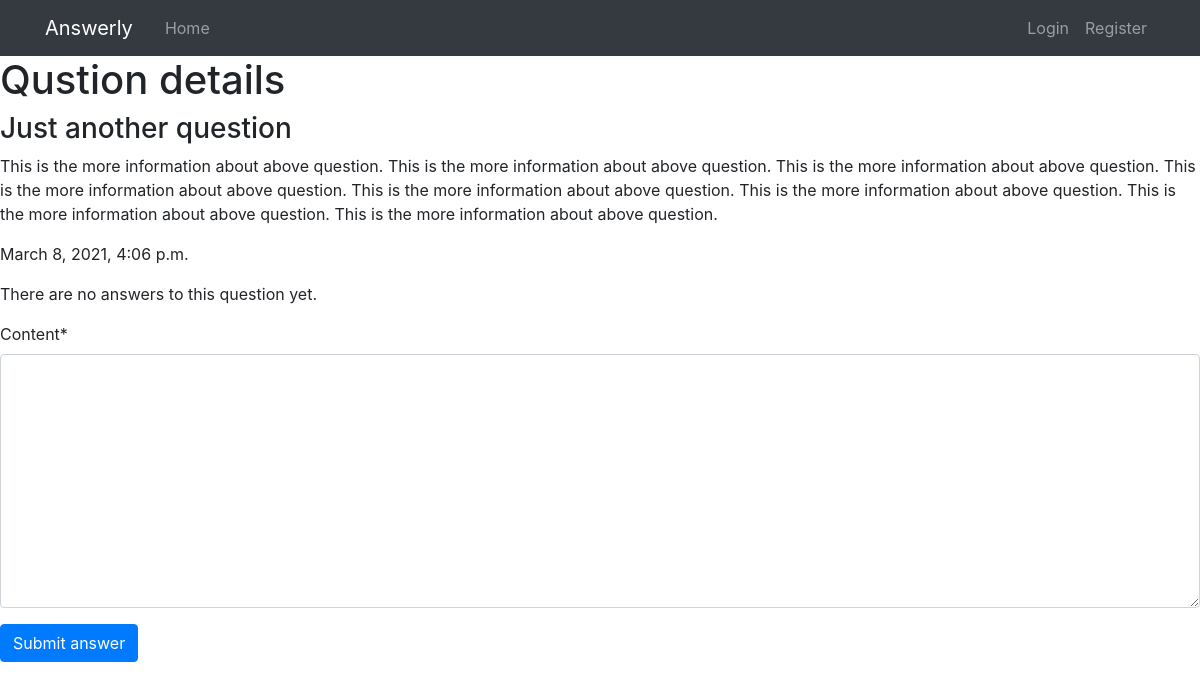
Before: /questions/15/ with the older database file.
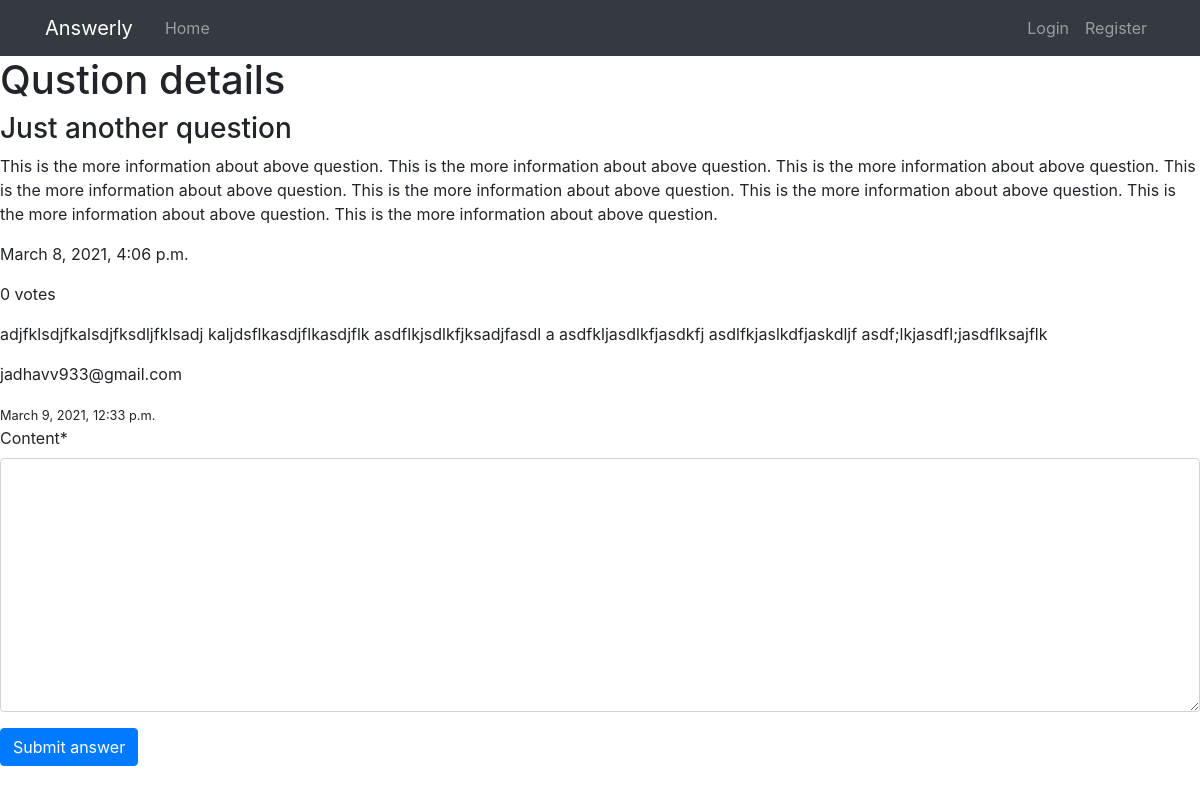
After: the same page with the newer database file.
### main/models.py (models this page shows, shortened)
class Answer(models.Model):
    content = models.TextField(blank=False)
    question = models.ForeignKey(to=Question, on_delete=models.CASCADE)
    answered_by = models.ForeignKey(
        to=get_user_model(), on_delete=models.CASCADE)
    created_at = models.DateTimeField(default=timezone.now, blank=True)
    votes = models.IntegerField(default=0)

### users/models.py (models this page shows)
class User(AbstractUser):
    username = None
    email = models.EmailField('email address', unique=True)
    first_name = models.CharField(max_length=50, blank=False)
    last_name = models.CharField(max_length=50, blank=False)
    PRN = models.CharField('Permanent Registration Number',
                           max_length=10, unique=True, blank=False)
    year = models.IntegerField('year studying ex: 1 - first year',
                               choices=[(1, 1), (2, 2), (3, 3), (4, 4)], blank=False, default=1)
    branch = models.CharField("branch currently studying", max_length=50, blank=False, choices=[
                              ("COMP", "COMP"), ("E&TC", "E&TC"), ("MECH", "MECH")], default="COMP")
    division = models.CharField("division currently studying", max_length=50, blank=False, choices=[
                                ("A", "A"), ("B", "B"), ("SS", "SS")])
    date_joined = models.DateTimeField(
        "date user created account", default=timezone.now)
    USERNAME_FIELD = 'email'
    REQUIRED_FIELDS = ['first_name', 'last_name',
                       'PRN', 'year', 'branch', 'division']
    objects = CustomUserManager()
    def __str__(self) -> str:
        return self.email

### main/views.py (the view)
def question_details(request, question_id):
    try:
        question = Question.objects.get(pk=question_id)
        answers = question.answer_set.all()
    except Question.DoesNotExist:
        raise Http404('question does not exists.')
    form = AnswerCreationForm()
    return render(request, 'main/question_details.html', {'question': question, 'answers': answers, 'form': form})

### main/forms.py
class AnswerCreationForm(ModelForm):
    class Meta:
        model = Answer
        exclude = ('question', 'answered_by', 'created_at', 'votes')

### main/templates/main/question_details.html (shortened to what this page needs)
{% extends 'main/base.html' %}
{% load crispy_forms_tags %}
{% block content %}
<h1>Qustion details</h1>
<div>
  <h3>{{ question.title }}</h3>
  <p>{{ question.content }}</p>
  <p>{{ question.created_at }}</p>
</div>
{% if not answers %}
<p>There are no answers to this question yet. </p>
{% else %}
{% for answer in answers %}
<p> {{ answer.votes}} votes</p>
<p> {{ answer.content }}</p>
<p> {{ answer.answered_by }} </p>
<small> {{answer.created_at }} </small>
{% endfor %}
{% endif%}
<form action="{% url 'main:create_answer' question.id %}" method="POST">
  {{ form | crispy }}
  <button class="btn btn-primary" type="submit">Submit answer</button>
</form>
{% endblock content %}

Changed rows visible on the page:
added Answer: votes "0", content "adjfklsdjfkalsdjfksdljfklsadj kaljdsflkasdjflkasdjflk asdflkjsdlkfjksadjfasdl a asdfkljasdlkfjasdkfj asdlfkjaslkdfjaskdljf asdf;lkjasdfl;jasdflksajflk", answered_by "jadhavv933@gmail.com", created_at "March 9, 2021, 12:33 p.m."
Other visible differences:
text no longer shown: "There are no answers to this question yet."
